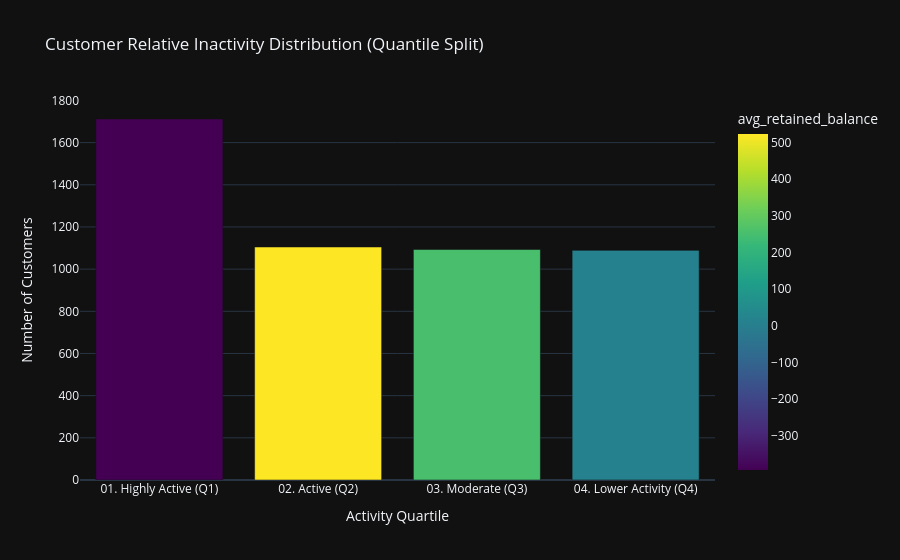

The code cell stored with this chart in its notebook:
### Markdown cell above
### Key Insights: Volume Distribution by Customer Age

* **Primary Revenue Drivers**: Customers aged **31–45** account for the highest average transaction volume (~$17.5k per user), representing the core working demographic.
* **Consistent Mature Segment**: The **60+ age group** maintains strong, steady transaction volume (~$16.5k), demonstrating high long-term value and stability.
* **Strategic Recommendation**: Design tailored financial products—such as premium credit tiers for the **31–45** cohort and simplified, secure wealth-preservation services for the **60+** demographic—to maximize customer lifetime value (CLV).
*

### Code cell
# 1. Quantile-based binning 
df['inactivity_bracket'] = pd.qcut(
    df['day_since_last_transaction'], 
    q=4, 
    labels=['01. Highly Active (Q1)', '02. Active (Q2)', '03. Moderate (Q3)', '04. Lower Activity (Q4)']
)

# 2. Aggregation
inactivity_summary = df.groupby('inactivity_bracket', observed=False).agg(
    total_customers=('user_id', 'count'),
    avg_retained_balance=('estimated_net_balance', 'mean')
).reset_index()

# 3. Bar Chart
fig_inactivity = px.bar(
    inactivity_summary,
    x='inactivity_bracket',
    y='total_customers',
    color='avg_retained_balance',
    title='Customer Relative Inactivity Distribution (Quantile Split)',
    labels={'inactivity_bracket': 'Activity Quartile', 'total_customers': 'Number of Customers'},
    color_continuous_scale='Viridis',
    template='plotly_dark'
)

fig_inactivity.show()

### Figure 1 — Plotly figure (JSON) as saved in the notebook; plotly's stock layout.template omitted (floating-point values rounded to 4 significant figures)
{"data": [{"hovertemplate": "Activity Quartile=%{x}<br>Number of Customers=%{y}<br>avg_retained_balance=%{marker.color}<extra></extra>", "legendgroup": "", "marker": {"color": [-393.4, 523.1, 252.9, 10.36], "coloraxis": "coloraxis", "pattern": {"shape": ""}}, "name": "", "orientation": "v", "showlegend": false, "textposition": "auto", "type": "bar", "x": ["01. Highly Active (Q1)", "02. Active (Q2)", "03. Moderate (Q3)", "04. Lower Activity (Q4)"], "xaxis": "x", "y": [1712, 1105, 1093, 1089], "yaxis": "y"}], "layout": {"barmode": "relative", "coloraxis": {"autocolorscale": false, "colorbar": {"title": {"text": "avg_retained_balance"}}, "colorscale": [[0, "#440154"], [0.1111, "#482878"], [0.2222, "#3e4989"], [0.3333, "#31688e"], [0.4444, "#26828e"], [0.5556, "#1f9e89"], [0.6667, "#35b779"], [0.7778, "#6ece58"], [0.8889, "#b5de2b"], [1, "#fde725"]]}, "legend": {"tracegroupgap": 0}, "title": {"text": "Customer Relative Inactivity Distribution (Quantile Split)"}, "xaxis": {"anchor": "y", "domain": [0, 1], "title": {"text": "Activity Quartile"}}, "yaxis": {"anchor": "x", "domain": [0, 1], "title": {"text": "Number of Customers"}}}}
